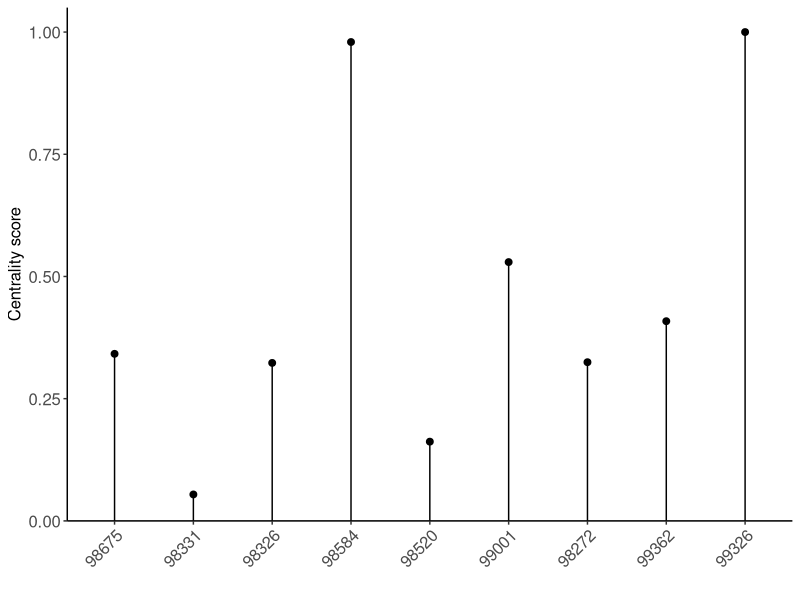

The R script that drew this image:
## This script uses RR of identical sequences between ZCTAs with
## male prison facilities and analyses the centrality of the network
## where each edge has a weight equal to the RR of identical sequences
## between the two ZCTAs.

library(tidyverse)
library(igraph)

## Load characteristics of WA prisons
df_char_prisons <- read_csv('../../data/maps/wa_prisons_characteristics.csv') %>% 
  filter(population_gender == 'male')

## Load RR of identical sequences between male prison postal codes
df_RR_prisons <- read_csv('../../results/RR_zcta_prison/df_RR_zcta_prison_0_mut_away.csv')

## Define edges of the graph used in the centrality analysis
df_edges <- df_RR_prisons %>% 
  filter(group_1 != 'Other', group_2 != 'Other') %>% 
  select(group_1, group_2, RR)
  
## Function to convert the dataframe with edges to a matrix
get_mat_RR_from_df_RR <- function(df_RR_complete){
  mat_adj <- df_RR_complete %>% 
    arrange(group_1, group_2) %>% 
    select(group_1, group_2, RR) %>% 
    pivot_wider(values_from = 'RR', names_from = 'group_2', values_fill = 0., names_sort = T) %>% 
    select(-group_1) %>% 
    as.matrix()
  rownames(mat_adj) <- colnames(mat_adj)
  diag(mat_adj) <- rep(0, nrow(mat_adj))
  return(mat_adj)
}

## Function to compute eigenvector centrality from an edge matrix
get_centrality_mat_adjacency <- function(mat_adjacency){
  # Create weighted graph
  weighted_graph <- graph.adjacency(adjmatrix = mat_adjacency, weighted = T)
  # Compute centrality
  df_centrality <- tibble(postal_code_location = names(eigen_centrality(graph = weighted_graph)$vector),
                          eigen_centr = eigen_centrality(graph = weighted_graph)$vector)
  
  return(df_centrality)
}

## Get eigenvector centrality for prisons
df_centrality_empirical <- get_centrality_mat_adjacency(get_mat_RR_from_df_RR(df_edges))

## Lollipop plots for centrality scores
plt_centrality <- df_centrality_empirical %>% 
  mutate(postal_code_location = factor(postal_code_location, levels = df_char_prisons$postal_code_location[order(df_char_prisons$capacity)])) %>% 
  ggplot(aes(x = postal_code_location, y = eigen_centr)) +
  geom_point(size = 2) +
  geom_segment(aes(xend = postal_code_location, y = 0, yend = eigen_centr)) +
  theme_classic() +
  scale_x_discrete(name = '') +
  scale_y_continuous(name = 'Centrality score', limits = c(0., NA),
                     expand = expansion(mult = c(0., 0.05)),
                     breaks = seq(0., 1., 0.25)) +
  theme(axis.text.x = element_text(angle = 45, hjust = 1.),
        axis.text = element_text(size = 12),
        axis.title = element_text(size = 12),
        legend.position = 'top') +
  guides(colour = guide_legend(ncol = 1))

plot(plt_centrality)

